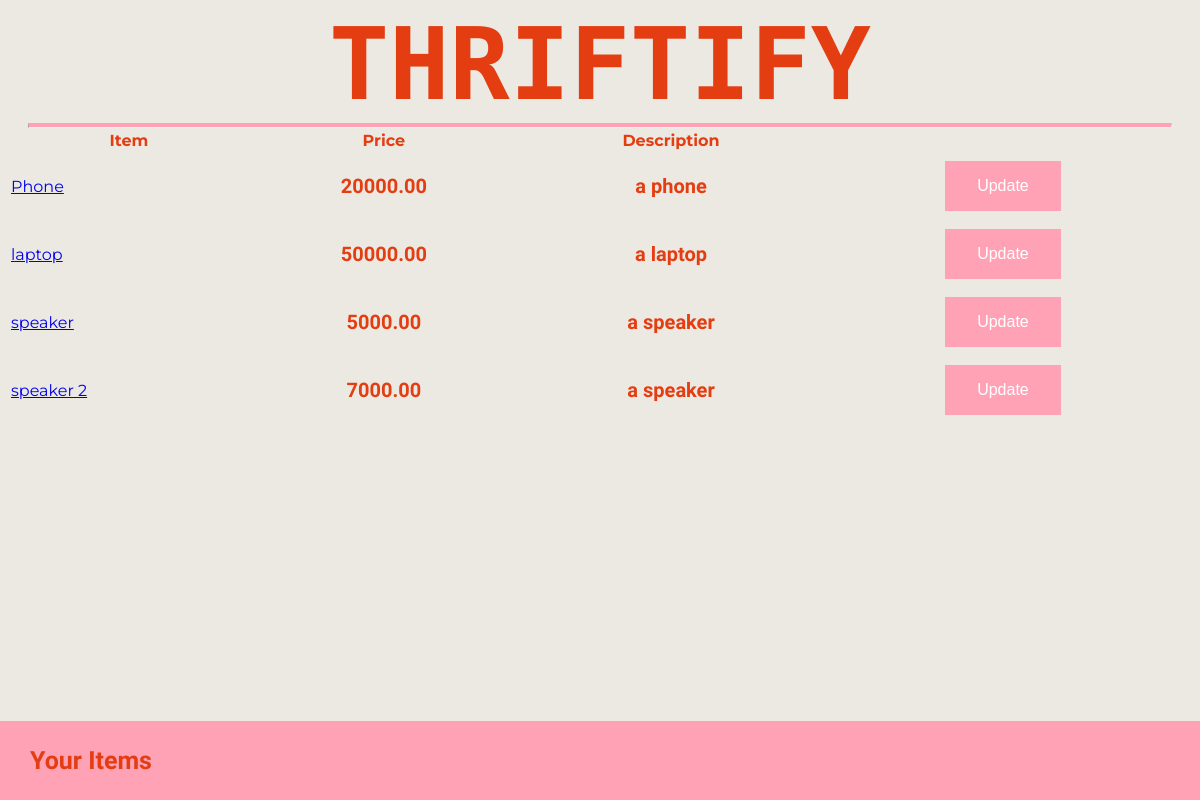
Before: /your_items/ (signed in) with the older database file.
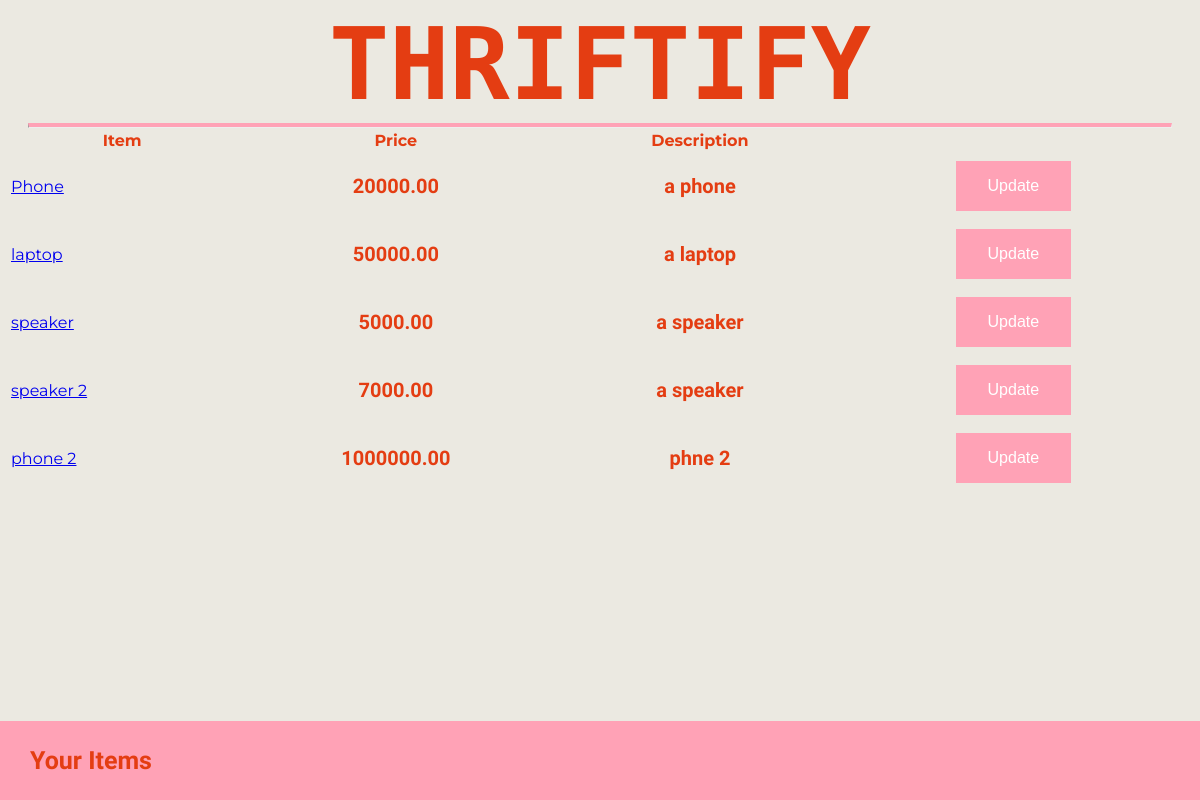
After: the same page with the newer database file.
### Main/models.py (models this page shows, shortened)
class Item(models.Model):
    STATUS_CHOICES = (
        ("available", "Available"),
        ("sold", "Sold"),
    )
    seller = models.ForeignKey(User, on_delete=models.CASCADE)
    name = models.CharField(max_length=100)
    description = models.TextField()
    price = models.DecimalField(max_digits=10, decimal_places=2)
    picture = models.ImageField(upload_to="item_pictures/")
    status = models.CharField(
        max_length=20, choices=STATUS_CHOICES, default="available"
    )
    bought_by = models.CharField(max_length=150, blank=True, null=True)

### Main/views.py (the view)
# urls.py: path("your_items/", views.your_items, name="your_items"),
@login_required
def your_items(request):
    seller_items = Item.objects.filter(seller=request.user)
    return render(request, "your_items.html", {"seller_items": seller_items})

### Main/templates/your_items.html (shortened to what this page needs)
{% extends "master.html" %}
{% block content %}
    <table style="width:100%">
        <tr><th>Item</th>
            <th>Price</th>
            <th>Description</th>
            <th></th></tr>
    {% for item in seller_items %}
            <tr>
            <td><a href="{% url 'product_detail' item.id %}">{{ item.name }}</a></td>
        <td><p>{{ item.price }}</p></td>
        <td><p>{{ item.description }}</p></td>
        <td><button onclick="toggleForm({{ item.id }})">Update</button>
        <td></td></tr>
    {% empty %}
        No items found.
    {% endfor %}
    </table>
    <div class="footer">
        <p>Your Items</p>
    </div>
{% endblock %}

Changed rows visible on the page:
added Item: name "phone 2", price "1000000.00", description "phne 2"
